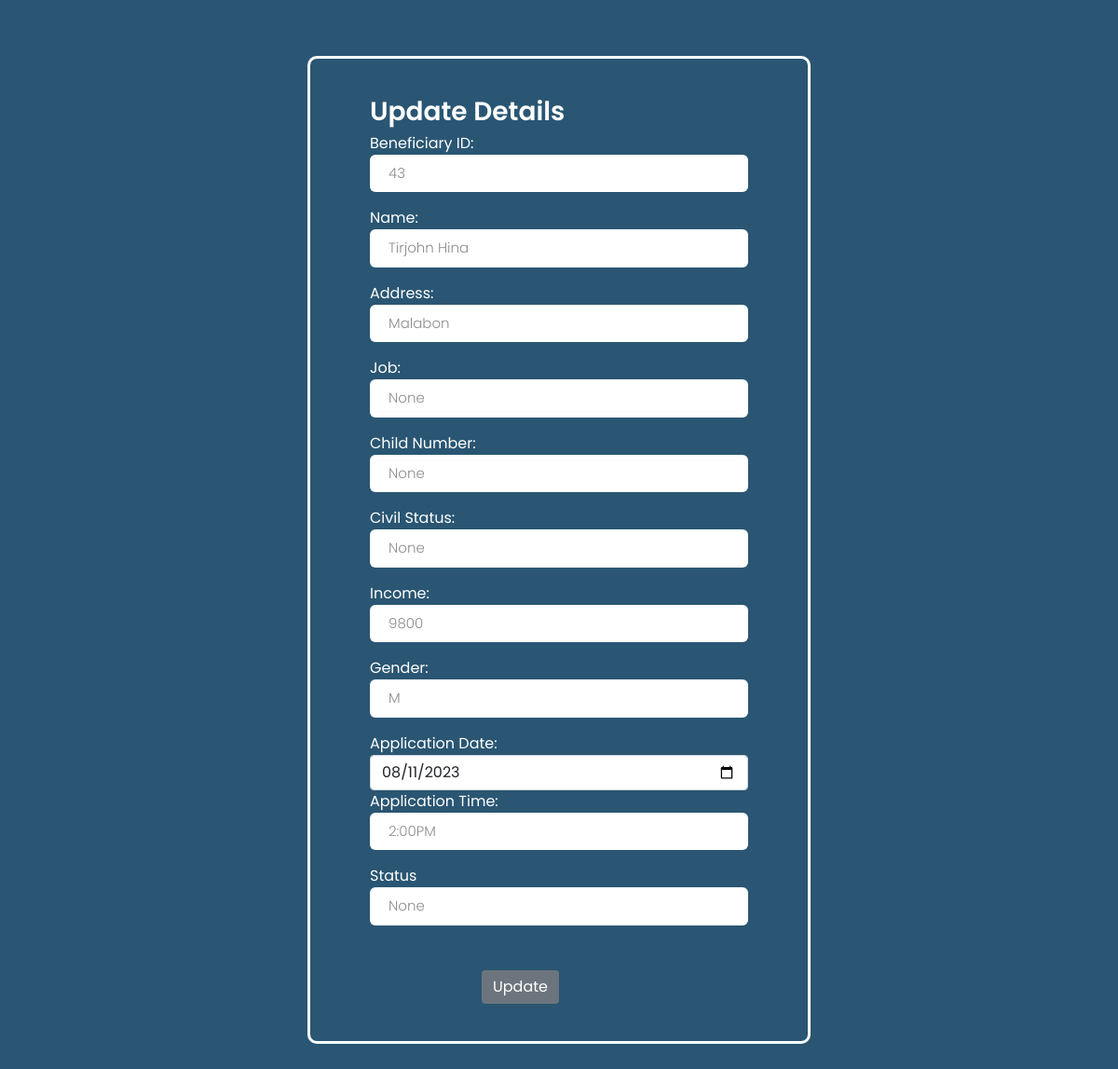
The page /edit/43 on the database its author committed.
### myapp/models.py (models this page shows, shortened)
class Applicant(models.Model):
    GENDER_CHOICES = (
        ('M', 'Male'),
        ('F', 'Female')
    )
    TIME_CHOICES = (
        ('8:00AM', '8:00AM'),
        ('9:00AM', '9:00AM'),
        ('10:00AM', '10:00AM'),
        ('11:00AM', '11:00AM'),
        ('12:00PM', '12:00PM'),
        ('1:00PM', '1:00PM'),
        ('2:00PM', '2:00PM'),
        ('3:00PM', '3:00PM'),
        ('4:00PM', '4:00PM'),
        ('5:00PM', '5:00PM'),
    )
    CIVIL_STATUS = (
        ('Single', 'Single'),
        ('Married', 'Married'),
        ('Divorced', 'Divorced'),
        ('Separated', 'Separated'),
        ('Widowed', 'Widowed'),
        ('Never Married', 'Never Married'),
    )
    name = models.CharField(max_length=250)
    address = models.CharField(max_length=250)
    job = models.CharField(max_length=250, null=True)
    income = models.CharField(max_length=200)
    childNumber = models.CharField(max_length=200, null=True)
    civilStatus = models.CharField(max_length=200, null=True)
    gender = models.CharField(max_length=5, choices=GENDER_CHOICES)
    appdate = models.CharField(max_length=20)
    apptime = models.CharField(max_length=20, choices=TIME_CHOICES)
    image = models.ImageField(upload_to='applicant_pics/covers', null=True, blank=True)
    status = models.CharField(max_length=250, null=True, blank=True)

### myapp/views.py (the view)
# urls.py: path('edit/<int:id>', views.edit, name='edit'),
def edit(request, id):
    applicant = Applicant.objects.get(id=id)
    return render(request,'edit.html', {'applicant':applicant})

### myapp/templates/edit.html (shortened to what this page needs)
<!DOCTYPE html>
<html lang="en">
<head>
    <link href="https://cdn.jsdelivr.net/npm/bootstrap@5.0.2/dist/css/bootstrap.min.css" rel="stylesheet">
</head>
<body>
<div class="container">
    <div class="form-body">
        <div class="row">
            <div class="form-holder">
                <div class="form-content">
                    <div class="form-items">
                        <form method="POST" class="post-form" action="/update/{{applicant.id}}">
                            <div class="container">
                                <div class="col-12">
                                    <h3>Update Details</h3>
                                </div>
                                <div class="col-md-12">
                                    <label>Beneficiary ID:</label>
                                    <input type="text" class="form-control" name="id" id="id" required maxlength="20" value="{{ applicant.id }}"/>
                                </div>
                                <div class="col-md-12">
                                    <label>Name:</label>
                                    <input type="text" class="form-control" name="name" id="name" required maxlength="100" value="{{ applicant.name }}" />
                                </div>
                                <div class="col-md-12">
                                    <label>Address:</label>
                                    <input type="text" class="form-control" name="address" id="address" required maxlength="15" value="{{ applicant.address }}" />
                                </div>
                                <div class="col-md-12">
                                    <label>Job:</label>
                                    <input type="text" class="form-control" name="job" id="job" required maxlength="15" value="{{ applicant.job }}" />
                                </div>
                                <div class="col-md-12">
                                    <label>Child Number:</label>
                                    <input type="text" class="form-control" name="childNumber" id="childNumber" required maxlength="15" value="{{ applicant.childNumber }}" />
                                </div>
                                <div class="col-md-12">
                                    <label>Civil Status:</label>
                                    <input type="text" class="form-control" name="civilStatus" id="civilStatus" required maxlength="15" value="{{ applicant.civilStatus }}" />
                                </div>
                                <div class="col-md-12">
                                    <label>Income:</label>
                                    <input type="text" class="form-control" name="income" id="income" required maxlength="15" value="{{ applicant.income }}" />
                                </div>
                                <div class="col-md-12">
                                    <label>Gender:</label>
                                    <input type="text" class="form-control" name="gender" id="gender" required maxlength="15" value="{{ applicant.gender }}" />
                                </div>
                                <div class="col-md-12">
                                    <label>Application Date:</label>
                                    <input type="date" class="form-control" name="appdate" id="appdate" required maxlength="15" value="{{ applicant.appdate }}" />
                                </div>
                                <div class="col-md-12">
                                    <label>Application Time:</label>
                                    <input type="text" class="form-control" name="apptime" id="apptime" required maxlength="15" placeholder="8:00AM TO 5:00PM ONLY" value="{{ applicant.apptime }}" />
                                </div>
                                <div class="col-md-12">
                                    <label>Status</label>
                                    <input type="text" class="form-control" name="status" id="status" maxlength="15" value="{{ applicant.status }}" />
                                </div>
                                <div class="form-button mt-5">
                                    <button type="submit" class="btn btn-primary" style="margin-left: 120px;">Update</button>
                                </div>
                            </div>
                        </form>
                    </div>
                </div>
            </div>
        </div>
    </div>
</div>
</body>
</html>

### myapp/templates/edit.html (style rules this page uses)
*, body { font-family: 'Poppins', sans-serif; font-weight: 400; -webkit-font-smoothing: antialiased; text-rendering: optimizeLegibility; -moz-osx-font-smoothing: grayscale; }
html, body { height: 100%; background-color: #2a5673; }
.form-holder { display: flex; flex-direction: column; justify-content: center; align-items: center; text-align: center; min-height: 100vh; }
.form-holder .form-content { position: relative; text-align: center; display: -webkit-box; display: -moz-box; display: -ms-flexbox; display: -webkit-flex; display: flex; -webkit-justify-content: center; justify-content: center; -webkit-align-items: center; align-items: center; padding: 60px; }
.form-content .form-items { border: 3px solid #fff; padding: 40px; display: inline-block; width: 100%; min-width: 540px; -webkit-border-radius: 10px; -moz-border-radius: 10px; border-radius: 10px; text-align: left; -webkit-transition: all 0.4s ease; transition: all 0.4s ease; }
.form-content h3 { color: #fff; text-align: left; font-size: 28px; font-weight: 600; margin-bottom: 5px; }
.form-content label, .was-validated .form-check-input:invalid~.form-check-label, .was-validated .form-check-input:valid~.form-check-label { color: #fff; }
.form-content input[type=text], .form-content input[type=password], .form-content input[type=email], .form-content select { width: 100%; padding: 9px 20px; text-align: left; border: 0; outline: 0; border-radius: 6px; background-color: #fff; font-size: 15px; font-weight: 300; color: #8D8D8D; -webkit-transition: all 0.3s ease; transition: all 0.3s ease; margin-bottom: 16px; }
.btn-primary { background-color: #6C757D; outline: none; border: 0px; box-shadow: none; }

### rows shown on the page
Applicant: id "43", name "Tirjohn Hina", address "Malabon", job "None", childNumber "None", civilStatus "None", income "9800", gender "M", appdate "08/11/2023", apptime "2:00PM", status "None"
